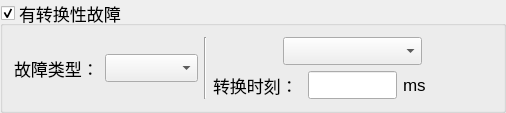
       <widget class="QGroupBox" name="groupBox">
        <property name="font">
         <font>
          <pointsize>13</pointsize>
         </font>
        </property>
        <property name="title">
         <string>有转换性故障</string>
        </property>
        <property name="flat">
         <bool>false</bool>
        </property>
        <property name="checkable">
         <bool>true</bool>
        </property>
        <layout class="QHBoxLayout" name="horizontalLayout_31">
         <item>
          <layout class="QHBoxLayout" name="horizontalLayout_28" stretch="1,1">
           <item>
            <widget class="QLabel" name="label_50">
             <property name="text">
              <string>故障类型：</string>
             </property>
            </widget>
           </item>
           <item>
            <widget class="QComboBox" name="comboBox_2"/>
           </item>
          </layout>
         </item>
         <item>
          <widget class="Line" name="line_5">
           <property name="orientation">
            <enum>Qt::Vertical</enum>
           </property>
          </widget>
         </item>
         <item>
          <layout class="QVBoxLayout" name="verticalLayout_5">
           <item>
            <layout class="QHBoxLayout" name="horizontalLayout_30" stretch="1,2,1">
             <item>
              <spacer name="horizontalSpacer_7">
               <property name="orientation">
                <enum>Qt::Horizontal</enum>
               </property>
               <property name="sizeHint" stdset="0">
                <size>
                 <width>40</width>
                 <height>20</height>
                </size>
               </property>
              </spacer>
             </item>
             <item>
              <widget class="QComboBox" name="comboBox_3"/>
             </item>
             <item>
              <spacer name="horizontalSpacer_15">
               <property name="orientation">
                <enum>Qt::Horizontal</enum>
               </property>
               <property name="sizeHint" stdset="0">
                <size>
                 <width>40</width>
                 <height>20</height>
                </size>
               </property>
              </spacer>
             </item>
            </layout>
           </item>
           <item>
            <layout class="QHBoxLayout" name="horizontalLayout_29" stretch="1,1,1">
             <item>
              <widget class="QLabel" name="label_51">
               <property name="text">
                <string>转换时刻：</string>
               </property>
              </widget>
             </item>
             <item>
              <widget class="QLineEdit" name="lineEdit_24"/>
             </item>
             <item>
              <widget class="QLabel" name="label_52">
               <property name="text">
                <string>ms</string>
               </property>
              </widget>
             </item>
            </layout>
           </item>
          </layout>
         </item>
        </layout>
       </widget>
